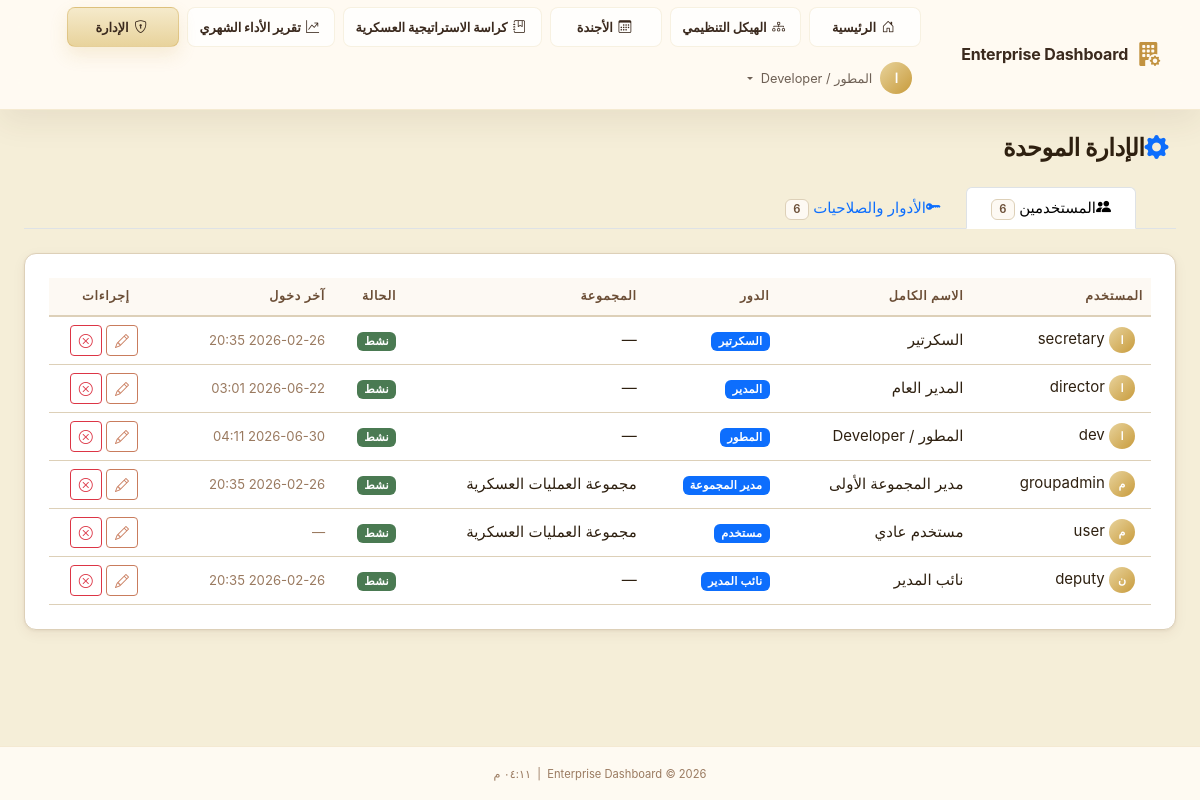
The page /admin/users (signed in) on the database as committed earlier.
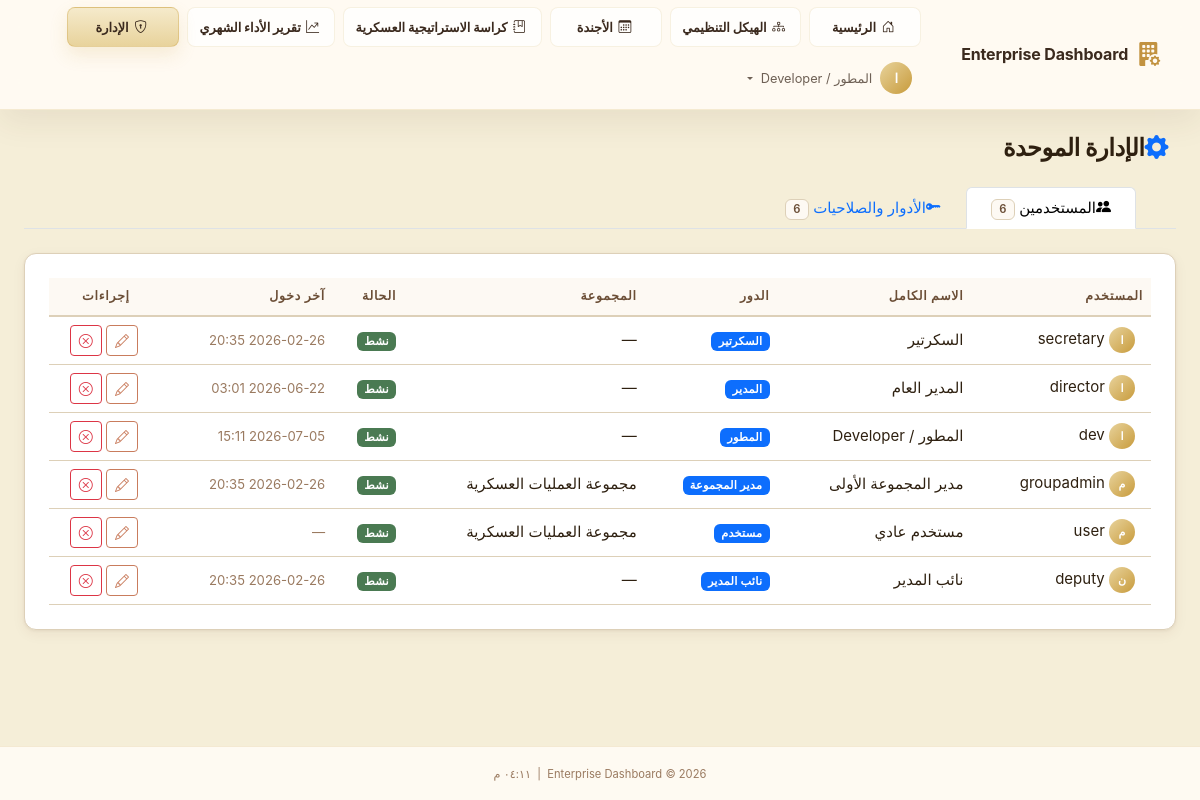
The same page on the database as committed later.
### app/models/user.py (models this page shows, shortened)
class User(UserMixin, db.Model):
    __tablename__ = 'users'
    id              = db.Column(db.String(36), primary_key=True, default=lambda: str(uuid.uuid4()))
    ldap_dn         = db.Column(db.String(255), unique=True, nullable=True)
    username        = db.Column(db.String(80),  unique=True, nullable=False, index=True)
    email           = db.Column(db.String(120), nullable=False)
    full_name       = db.Column(db.String(120), nullable=False)
    password_hash   = db.Column(db.String(255), nullable=True)  # Only for sim mode
    is_ldap_user    = db.Column(db.Boolean, default=True)
    is_active       = db.Column(db.Boolean, default=True)
    role_id         = db.Column(db.Integer, db.ForeignKey('roles.id'), nullable=True)
    department_id   = db.Column(db.Integer, db.ForeignKey('departments.id'), nullable=True)
    failed_logins     = db.Column(db.Integer, default=0)
    locked_until      = db.Column(db.DateTime, nullable=True)
    created_at  = db.Column(db.DateTime, default=datetime.utcnow)
    updated_at  = db.Column(db.DateTime, default=datetime.utcnow, onupdate=datetime.utcnow)
    last_login  = db.Column(db.DateTime, nullable=True)
    role       = db.relationship('Role', back_populates='users')
    department = db.relationship('Department', back_populates='users')
    audit_logs = db.relationship('AuditLog', back_populates='user', lazy='dynamic',
                                 foreign_keys='AuditLog.user_id')
    @property
    def is_authenticated(self) -> bool:
        return True
    def has_permission(self, required_level: int) -> bool:
        if not self.role:
            return False
        return self.role.permission_level >= required_level
    @property
    def permission_level(self) -> int:
        return self.role.permission_level if self.role else 0
    def can_admin(self) -> bool:
        return self.permission_level >= 80  # Deputy and above
    @classmethod
    def get_by_id(cls, user_id: str) -> Optional['User']:
        return cls.query.get(user_id)

### app/models/role.py (models this page shows, shortened)
class Role(db.Model):
    __tablename__ = 'roles'
    id               = db.Column(db.Integer, primary_key=True)
    code             = db.Column(db.String(30), unique=True, nullable=False)
    name             = db.Column(db.String(80), nullable=False)
    name_ar          = db.Column(db.String(80), nullable=False, default='')
    permission_level = db.Column(db.Integer, nullable=False)
    description      = db.Column(db.Text, default='')
    is_system        = db.Column(db.Boolean, default=False)  # Cannot be deleted
    users = db.relationship('User', back_populates='role', lazy='dynamic')

### app/models/department.py (models this page shows, shortened)
class Department(db.Model):
    __tablename__ = 'departments'
    id                 = db.Column(db.Integer, primary_key=True)
    code               = db.Column(db.String(20), unique=True, nullable=False)
    name               = db.Column(db.String(120), nullable=False)
    description        = db.Column(db.Text, default='')
    responsible_person = db.Column(db.String(120), default='')          # Title / role (e.g., "رئيس هيئة...")
    responsible_name   = db.Column(db.String(120), default='')          # Person's name (shown above the title)
    org_group_name     = db.Column(db.String(160), default='')          # Display name in org structure branch header
    color              = db.Column(db.String(7), default='#4F8EF7')   # Hex color
    icon               = db.Column(db.String(60), default='bi-grid-fill')
    logo_file          = db.Column(db.String(120), nullable=True)     # Custom logo filename
    concept_number     = db.Column(db.Integer, nullable=True)         # Operational Concept Number
    order_index        = db.Column(db.Integer, default=0)
    is_active          = db.Column(db.Boolean, default=True, nullable=False)
    is_central         = db.Column(db.Boolean, default=False, nullable=False)  # CEO hub group
    director_notes     = db.Column(db.Text, default='')               # Inline CEO notes
    concept_number     = db.Column(db.Integer, nullable=True)         # المفهوم العملياتي المشترك عدد
    created_at         = db.Column(db.DateTime, server_default=db.func.now())
    updated_at         = db.Column(db.DateTime, server_default=db.func.now(), onupdate=db.func.now())
    users   = db.relationship('User', back_populates='department', lazy='dynamic')
    metrics = db.relationship('DepartmentMetrics', back_populates='department',
                              lazy='dynamic', cascade='all, delete-orphan')

### app/admin/routes.py (the view)
@admin_bp.route('/users')
@login_required
@require_permission(PERMISSIONS['DEPUTY'])
def users():
    all_users = User.query.order_by(User.full_name).all()
    all_roles = Role.query.order_by(Role.permission_level.desc()).all()
    all_depts = Department.query.order_by(Department.order_index).all()
    return render_template('admin/users.html',
                           all_users=all_users,
                           all_roles=all_roles,
                           all_depts=all_depts,
                           page_title='إدارة المستخدمين')

### app/__init__.py (called while the page is built)
def _register_extensions(app: Flask) -> None:
    db.init_app(app)
    login_manager.init_app(app)
    csrf.init_app(app)
    login_manager.login_view          = 'auth.login'
    login_manager.login_message       = 'Please sign in to access this page.'
    login_manager.login_message_category = 'warning'
    login_manager.session_protection  = 'strong'
    @login_manager.user_loader
    def load_user(user_id: str):
        from app.models.user import User
        return User.get_by_id(user_id)

def _register_context_processors(app: Flask) -> None:
    from datetime import datetime
    from app.models.role import PERMISSIONS
    @app.context_processor
    def inject_globals():
        return {
            'PERMISSIONS': PERMISSIONS,
            'now':         datetime.utcnow,
            'app_name':    app.config.get('APP_NAME', 'Enterprise Dashboard'),
        }

### app/templates/admin/users.html (shortened to what this page needs)
{% extends "base.html" %}
{% block content %}
<div class="container-fluid px-4 py-4">
    <div class="d-flex align-items-center justify-content-between mb-4">
        <h1 class="page-title mb-0"><i class="bi bi-gear-fill text-primary me-2"></i>الإدارة الموحدة</h1>
    </div>
    <ul class="nav nav-tabs mb-4" id="adminTabs" role="tablist">
        <li class="nav-item" role="presentation">
            <button class="nav-link active" id="users-tab" data-bs-toggle="tab" data-bs-target="#users" type="button" role="tab" aria-controls="users" aria-selected="true">
                <i class="bi bi-people-fill me-2"></i>المستخدمين
                <span class="badge bg-secondary ms-2">{{ all_users|length }}</span>
            </button>
        </li>
        <li class="nav-item" role="presentation">
            <button class="nav-link" id="roles-tab" data-bs-toggle="tab" data-bs-target="#roles" type="button" role="tab" aria-controls="roles" aria-selected="false">
                <i class="bi bi-key-fill me-2"></i>الأدوار والصلاحيات
                <span class="badge bg-secondary ms-2">{{ all_roles|length }}</span>
            </button>
        </li>
    </ul>
    <div class="tab-content" id="adminTabsContent">
        <div class="tab-pane fade show active" id="users" role="tabpanel" aria-labelledby="users-tab">
            <div class="section-card glass-card">
                <div class="table-responsive">
                    <table class="table table-dark table-hover align-middle mb-0" id="usersTable">
                        <thead>
                            <tr>
                                <th>المستخدم</th>
                                <th>الاسم الكامل</th>
                                <th>الدور</th>
                                <th>المجموعة</th>
                                <th>الحالة</th>
                                <th>آخر دخول</th>
                                <th class="text-center">إجراءات</th>
                            </tr>
                        </thead>
                        <tbody>
                            {% for user in all_users %}
                            <tr>
                                <td>
                                    <span class="avatar-circle avatar-sm me-2">{{ user.full_name[0]|upper }}</span>
                                    {{ user.username }}
                                </td>
                                <td>{{ user.full_name }}</td>
                                <td>
                                    {% if user.role %}
                                    <span class="badge" style="background: var(--bs-primary)">
                                        {{ user.role.name_ar }}
                                    </span>
                                    {% else %}<span class="text-muted">—</span>{% endif %}
                                </td>
                                <td>{{ user.department.name if user.department else '—' }}</td>
                                <td>
                                    {% if user.is_active %}
                                    <span class="badge bg-success">نشط</span>
                                    {% else %}
                                    <span class="badge bg-danger">معطل</span>
                                    {% endif %}
                                </td>
                                <td>
                                    <small class="text-muted">
                                        {{ user.last_login.strftime('%Y-%m-%d %H:%M') if user.last_login else '—' }}
                                    </small>
                                </td>
                                <td class="text-center">
                                    <button class="btn btn-sm btn-outline-primary me-1" data-bs-toggle="modal"
                                        data-bs-target="#editUserModal" data-user-id="{{ user.id }}"
                                        data-user-name="{{ user.full_name }}" data-role-id="{{ user.role_id or '' }}"
                                        data-dept-id="{{ user.department_id or '' }}"
                                        data-is-active="{{ 'true' if user.is_active else 'false' }}">
                                        <i class="bi bi-pencil"></i>
                                    </button>
                                    <form action="{{ url_for('admin.toggle_user_active', user_id=user.id) }}" method="POST"
                                        class="d-inline">
                                        <button type="submit"
                                            class="btn btn-sm {{ 'btn-outline-success' if not user.is_active else 'btn-outline-danger' }}"
                                            title="{{ 'تفعيل' if not user.is_active else 'تعطيل' }}"
                                            onclick="return confirm('هل تريد تغيير حالة هذا المستخدم؟')">
                                            <i class="bi bi-{{ 'check-circle' if not user.is_active else 'x-circle' }}"></i>
                                        </button>
                                    </form>
                                </td>
                            </tr>
                            {% else %}
                            <tr>
                                <td colspan="7" class="text-center text-muted py-4">لا يوجد مستخدمون</td>
                            </tr>
                            {% endfor %}
                        </tbody>
                    </table>
                </div>
            </div>
        </div>
    </div>
</div>
{% endblock %}

### app/templates/base.html (shortened to what this page needs)
<!DOCTYPE html>
<html lang="ar" dir="rtl">
<head>
  <link rel="stylesheet" href="{{ url_for('static', filename='css/bootstrap.min.css') }}">
  <link rel="stylesheet" href="{{ url_for('static', filename='css/bootstrap-icons.css') }}">
  <link rel="stylesheet" href="{{ url_for('static', filename='css/custom.css') }}">
</head>
<body class="{% block body_class %}app-body{% endblock %}">
  {% block body %}
  <nav class="navbar navbar-dark navbar-expand-lg app-navbar" id="mainNav">
    <div class="container-fluid px-4">
      <a class="navbar-brand d-flex align-items-center gap-2" href="{{ url_for('dashboard.index') }}">
        <i class="bi bi-building-fill-gear fs-4 text-primary-glow"></i>
        <span class="fw-bold">{{ app_name }}</span>
      </a>
      <div class="collapse navbar-collapse" id="navbarMain">
        <ul class="navbar-nav ms-auto align-items-center gap-2 main-nav-menu">
          <li class="nav-item">
            <a class="nav-link primary-nav-link {% if request.endpoint == 'dashboard.index' %}active{% endif %}"
              href="{{ url_for('dashboard.index') }}">
              <i class="bi bi-house-door me-1"></i>الرئيسية
            </a>
          </li>
          <li class="nav-item">
            <a class="nav-link primary-nav-link {% if request.endpoint == 'dashboard.org_structure' %}active{% endif %}"
              href="{{ url_for('dashboard.org_structure') }}">
              <i class="bi bi-diagram-3 me-1"></i>الهيكل التنظيمي
            </a>
          </li>
          <li class="nav-item">
            <a class="nav-link primary-nav-link {% if request.endpoint == 'dashboard.agenda' %}active{% endif %}"
              href="{{ url_for('dashboard.agenda') }}">
              <i class="bi bi-calendar3 me-1"></i>الأجندة
            </a>
          </li>
          <li class="nav-item">
            <a class="nav-link primary-nav-link {% if request.endpoint == 'dashboard.strategy_booklet' %}active{% endif %}"
              href="{{ url_for('dashboard.strategy_booklet') }}">
              <i class="bi bi-journal-bookmark me-1"></i>كراسة الاستراتيجية العسكرية
            </a>
          </li>
          <li class="nav-item">
            <a class="nav-link primary-nav-link {% if request.endpoint == 'dashboard.quarterly_performance' %}active{% endif %}"
              href="{{ url_for('dashboard.quarterly_performance') }}">
              <i class="bi bi-graph-up-arrow me-1"></i>تقرير الأداء الشهري
            </a>
          </li>
          {% if current_user.is_authenticated %}
          {% if current_user.can_admin() %}
          <li class="nav-item">
            <a class="nav-link primary-nav-link {% if request.endpoint and request.endpoint.startswith('admin') %}active{% endif %}"
              href="{{ url_for('admin.users') }}">
              <i class="bi bi-shield-lock me-1"></i>الإدارة
            </a>
          </li>
          {% endif %}
          <li class="nav-item dropdown">
            <a class="nav-link dropdown-toggle d-flex align-items-center gap-2" href="#" role="button"
              data-bs-toggle="dropdown">
              <span class="avatar-circle">{{ current_user.full_name[0]|upper }}</span>
              <span class="d-none d-md-inline">{{ current_user.full_name }}</span>
            </a>
          </li>
          {% endif %}
        </ul>
      </div>
    </div>
  </nav>
  <main class="main-content">
    {% block content %}{% endblock %}
  </main>
  <footer class="app-footer mt-auto py-3 text-center">
    <small class="text-muted">
      {{ app_name }} &copy; {{ now().year }}
      &nbsp;|&nbsp;
      <span id="currentTime"></span>
    </small>
  </footer>
  {% endblock %}
</body>
</html>

Rows that differ between the two databases and show on the page:
changed User "dev": last_login "2026-06-30 04:11" → "2026-07-05 15:11"
